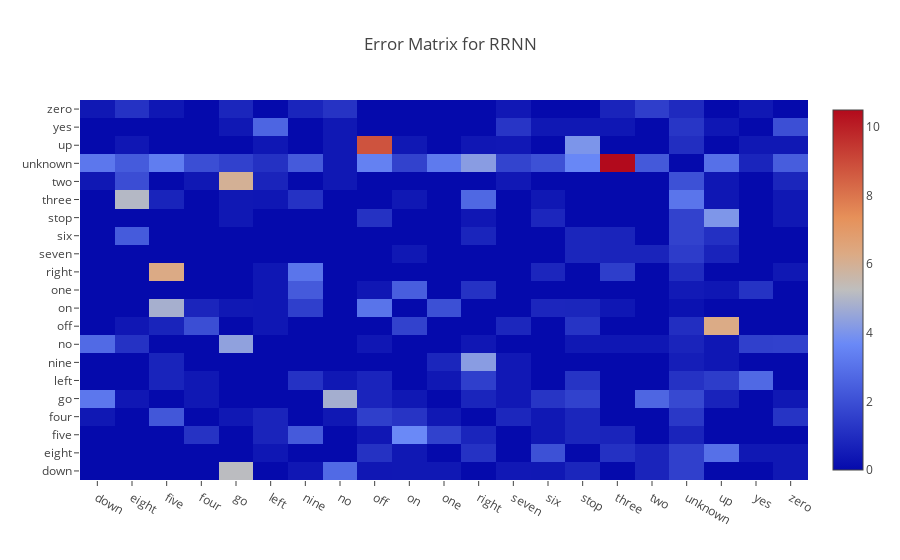

Here is the notebook cell this chart was saved with:
### Code cell
cm = confusion_matrix(truth_labels, c_rrnn_labels)
cm = np.divide(cm, cm.sum(axis=1)) * 100
np.fill_diagonal(cm, 0)
py.iplot(dict(
    data=[go.Heatmap(z=cm, x=classes, y=classes)],
    layout=go.Layout(title='Error Matrix for RRNN')))

### Figure 1 — Plotly figure (JSON) as saved in the notebook; plotly's stock layout.template omitted (floating-point values rounded to 4 significant figures; data arrays with more than 128 entries replaced by an {"elided": "..."} marker saying what was removed)
{"data": [{"type": "heatmap", "x": ["down", "eight", "five", "four", "go", "left", "nine", "no", "off", "on", "one", "right", "seven", "six", "stop", "three", "two", "unknown", "up", "yes", "zero"], "y": ["down", "eight", "five", "four", "go", "left", "nine", "no", "off", "on", "one", "right", "seven", "six", "stop", "three", "two", "unknown", "up", "yes", "zero"], "z": {"elided": "21x21 float values"}}], "layout": {"title": "Error Matrix for RRNN"}}
